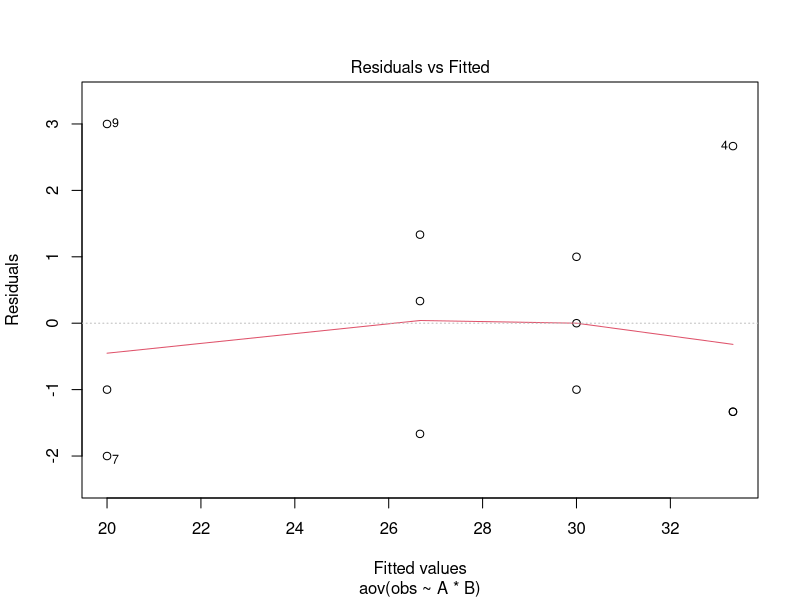
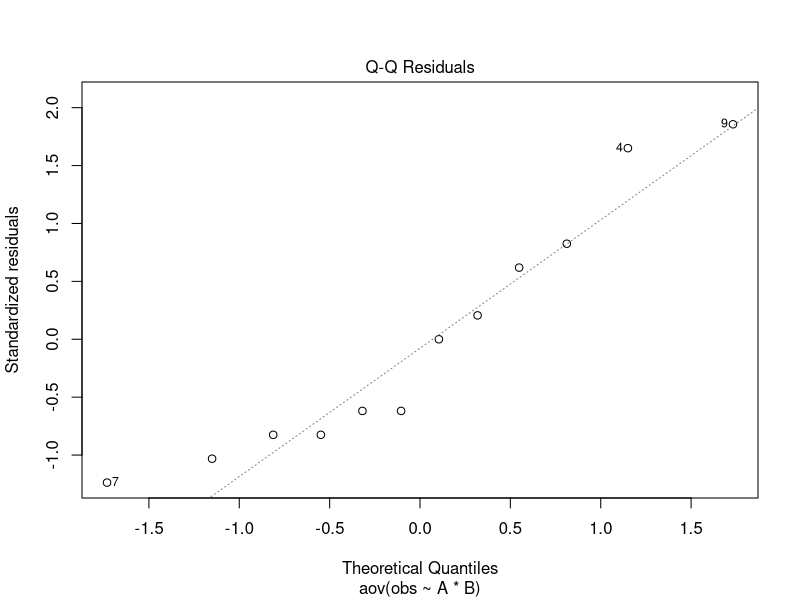
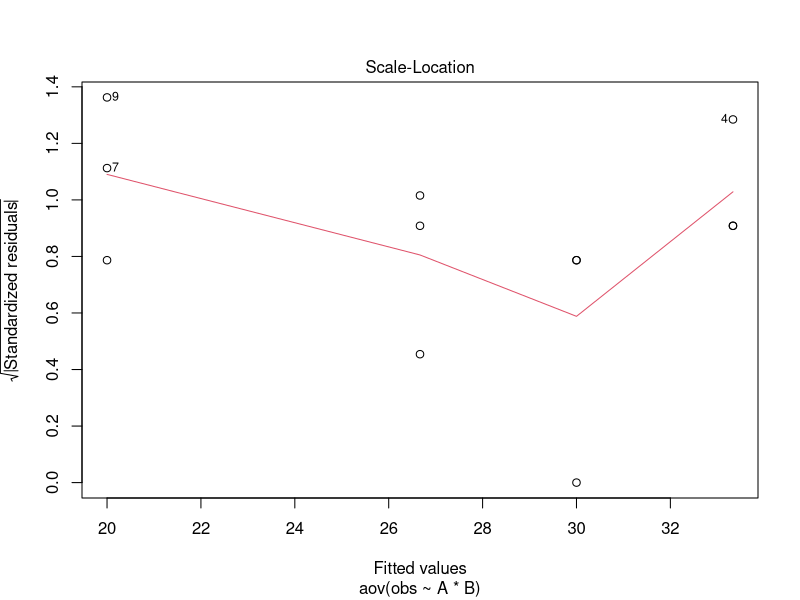
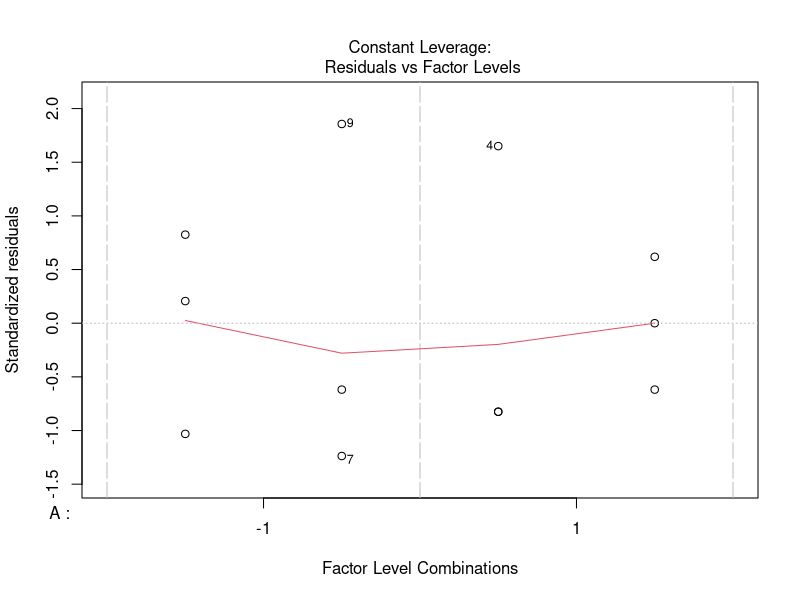
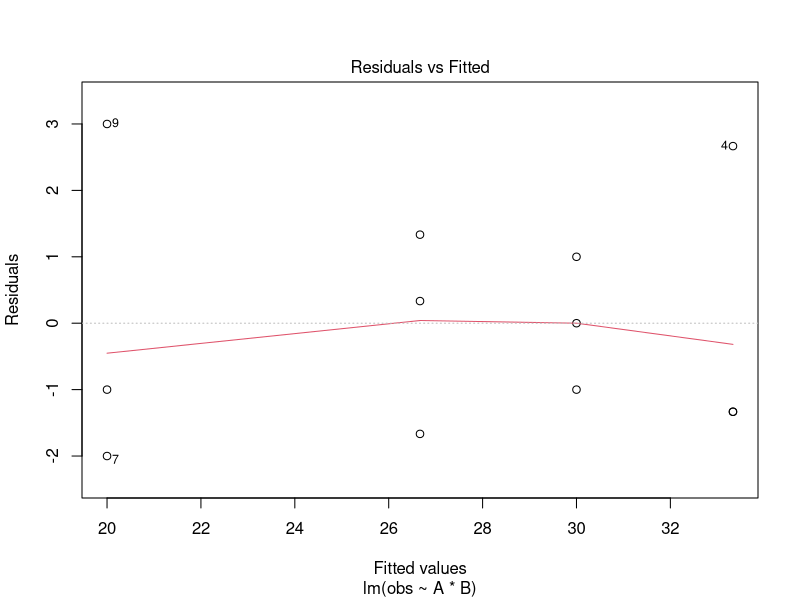
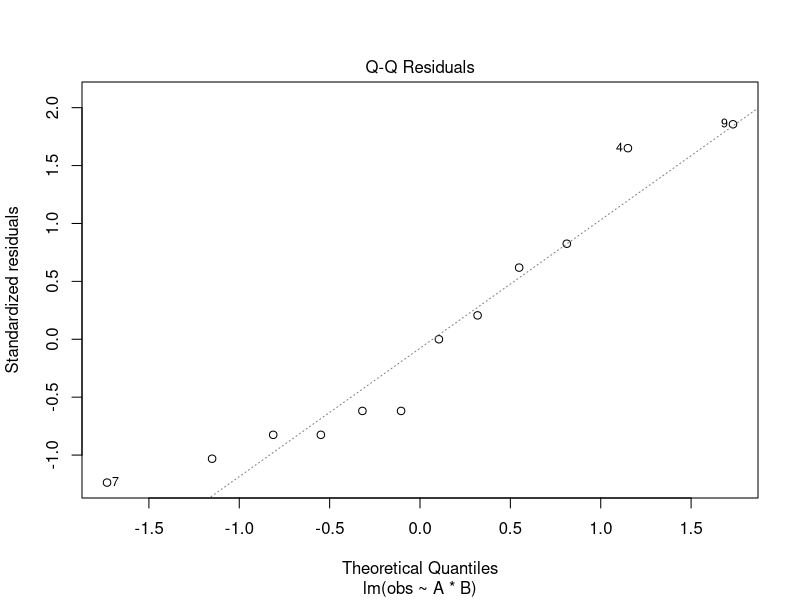
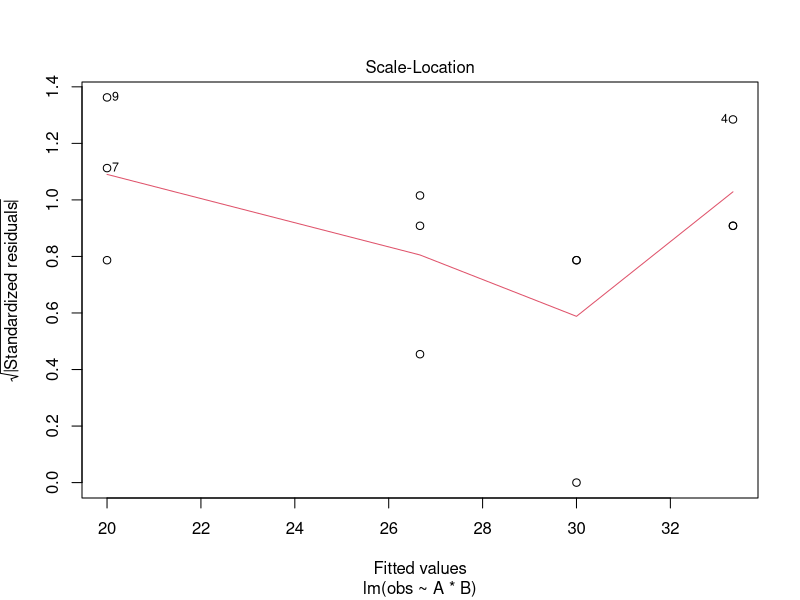
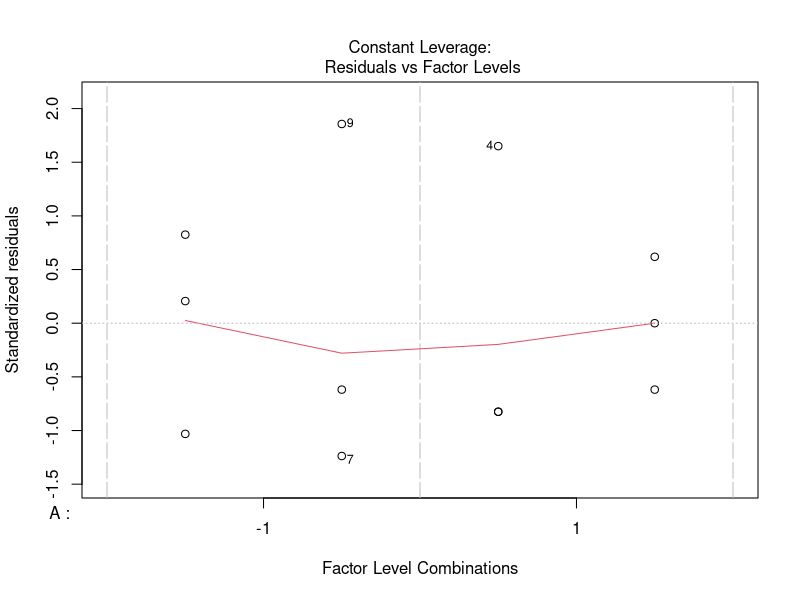

The R source for these figures, in order:
#6.12
A <- c(rep(-1,4),rep(1,4))
B <- c(rep(-1,8),rep(1,8))
obs <- c(14.037,16.165,13.972,13.907,13.880,13.860,14.032,13.914,14.821,14.757,14.843,14.878,14.888,14.921,14.415,14.932)
A <- as.factor(A)
B <- as.factor(B)
dat <- data.frame(A,B,obs)
dat
# Finding Corner Points:
one <- sum(dat$obs[1:4])
one
a <- sum(dat$obs[5:8])
a
b <- sum(dat$obs[9:12])
b
ab <- sum(dat$obs[13:16])
ab
# Estimate the Factor Effects
n <- c(4)
fact_A <- 2*(a+ab-b-one)/(4*n)
fact_A
fact_B <- 2*(b+ab-a-one)/(4*n)
fact_B
fact_AB <- 2*(ab+one-a-b)/(4*n)
fact_AB
# Analysis of variance
A <- c(rep(-1,4),rep(1,4))
B <- c(rep(-1,8),rep(1,8))
obs <- c(14.037,16.165,13.972,13.907,13.880,13.860,14.032,13.914,14.821,14.757,14.843,14.878,14.888,14.921,14.415,14.932)
A <- as.factor(A)
B <- as.factor(B)
dat <- data.frame(A,B,obs)
dat
model <- aov(obs~A*B,data=dat)
summary(model)
# p values of the main effect A and the interaction effect (A:B) is greater than alpha = 0.05 level of significance.
# Hence the main effect A and the interaction effect (A:B) are not significant as we fail to reject H_0.
# On the other hand p value of the main effect B is less than alpha = 0.1 level of significance. Hence the main effect B
# is significant as we reject H_0.
# Regression equation:
# 



#book example
A <- c(rep(-1,3),rep(1,3))
B <- c(rep(-1,6),rep(1,6))
obs <- c(28,25,27,36,32,32,18,19,23,31,30,29)
A <- as.factor(A)
B <- as.factor(B)
dat <- data.frame(A,B,obs)
dat
model <- aov(obs~A*B,data=dat)
summary(model)
plot(model)

A <- c(rep(-1,3),rep(1,3))
B <- c(rep(-1,6),rep(1,6))
obs <- c(28,25,27,36,32,32,18,19,23,31,30,29)
A <- as.factor(A)
B <- as.factor(B)
dat <- data.frame(A,B,obs)
dat
model1 <- lm(obs~A*B,data=dat)
coef(model1)
summary(model1)
plot(model1)



#6.8
time<-c(rep(-1, 12),rep(1, 12) )
cul_med<-c(rep(-1, 2), rep(1, 2))
obs <- c(21,22,25,26,23,28,24,25,20,26,29,27,37,39,31,34,38,38,29,33,35,36,30,35)
time <- as.factor(time)
cul_med <- as.factor(cul_med)
dat <- data.frame(time,cul_med,obs)
dat
model <- aov(obs~time*cul_med,data=dat)
summary(model) 
plot(model)






#6.21
